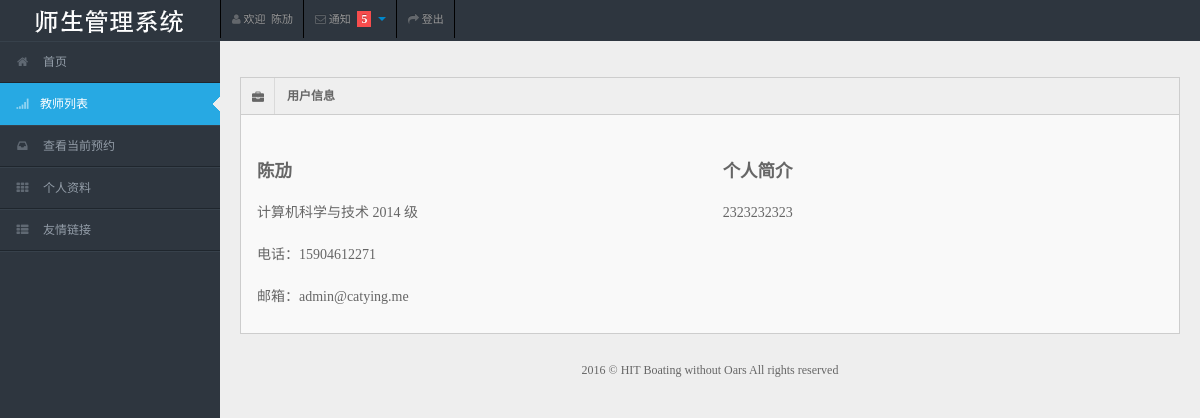
Page /appointment/detail/1 (signed in) on the earlier database version.
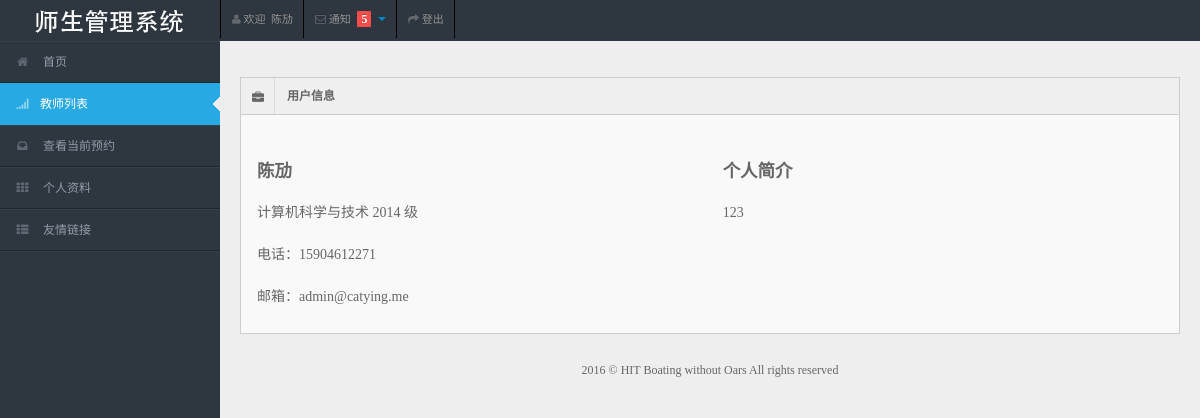
Same page on the later database version.
### authentication/models.py (models this page shows, shortened)
class MyUser(models.Model):
    user = models.OneToOneField(User)
    name = models.CharField(max_length=64)
    identity = models.IntegerField(default=1)

class StudentInfo(models.Model):
    student_id = models.CharField(max_length=16, blank=True)
    e_mail = models.EmailField(blank=True)
    cellphone = models.CharField(max_length=64, blank=True)
    cell_private = models.BooleanField(default=False, blank=True)
    college = models.CharField(max_length=64, blank=True)
    grade = models.IntegerField(blank=True, null=True)
    description = models.TextField(blank=True)
    myuser = models.OneToOneField(MyUser)

### appointment/views.py (the view)
# urls.py: url(r'^detail/(?P<pk>[0-9]+)', views.MyUserDetailView.as_view(), name='myuser-detail'),
class MyUserDetailView(LoginRequiredMixin, FrontMixin, DetailView):
    model = MyUser
    context_object_name = 'theuser'
    template_name = 'appointment/detail.html'
    login_url = reverse_lazy('login')
    def get_context_data(self, **kwargs):
        context = super(MyUserDetailView, self).get_context_data(**kwargs)
        context['active'] = 'list'
        return context

### authentication/mixin.py (called while the page is built)
    def get_context_data(self, **kwargs):
        context = super(AuthMixin, self).get_context_data(**kwargs)
        if self.request.user.is_authenticated():
            myuser = self.request.user.myuser
            context['myuser'] = myuser
        return context

### link/mixin.py (called while the page is built)
    def get_context_data(self, **kwargs):
        context = super(LinkMixin, self).get_context_data(**kwargs)
        context['link_list'] = Link.objects.all()
        return context

### website/mixin.py (called while the page is built)
    def get_context_data(self, **kwargs):
        return super(FrontMixin, self).get_context_data(**kwargs)

### templates/appointment/detail.html (shortened to what this page needs)
{% extends 'website/base.html' %}
{% load staticfiles %}
{% block content %}
    <div class="container-fluid">
        <div class="row-fluid">
            <div class="span12">
                <div class="widget-box">
                    <div class="widget-title"><span class="icon"> <i class="icon-briefcase"></i> </span>
                        <h5>用户信息</h5>
                    </div>
                    {% if theuser.identity == 1 %}
                        <div class="widget-content">
                            <div class="row-fluid">
                                <div class="span6">
                                    <table class="">
                                        <tbody>
                                        <tr>
                                            <td><h4>{{ theuser.name }}</h4></td>
                                        </tr>
                                        <tr>
                                            <td>
                                                <h5 style="font-weight: 400;">{{ theuser.studentinfo.college }}&nbsp;{{ theuser.studentinfo.grade }}
                                                    级</h5></td>
                                        </tr>
                                        <tr>
                                            <td><h5 style="font-weight: 400;">
                                                电话：{{ theuser.studentinfo.cellphone }}</h5>
                                            </td>
                                        </tr>
                                        <tr>
                                            <td><h5 style="font-weight: 400;">邮箱：{{ theuser.studentinfo.e_mail }}</h5>
                                            </td>
                                        </tr>
                                        </tbody>
                                    </table>
                                </div>
                                <div class="span6">
                                    <table class="">
                                        <tbody>
                                        <tr>
                                            <td><h4>个人简介</h4></td>
                                        </tr>
                                        <tr>
                                            <td><h5 style="font-weight: 400;">{{ theuser.studentinfo.description }}</h5>
                                            </td>
                                        </tr>
                                        </tbody>
                                    </table>
                                </div>
                            </div>
                        </div>
                    {% endif %}
                </div>
            </div>
        </div>
    </div>
{% endblock %}

### templates/website/base.html (shortened to what this page needs)
{% load staticfiles %}
<!DOCTYPE html>
<html lang="zh-CN">
<head>
    <link rel="stylesheet" href="{% static 'css/bootstrap.min.css' %}"/>
    <link rel="stylesheet" href="{% static 'css/bootstrap-responsive.min.css' %}"/>
    <link rel="stylesheet" href="{% static 'css/fullcalendar.css' %}"/>
    <link rel="stylesheet" href="{% static 'css/matrix-style.css' %}"/>
    <link rel="stylesheet" href="{% static 'css/matrix-media.css' %}"/>
    <link href="{% static 'font-awesome/css/font-awesome.css' %}" rel="stylesheet"/>
    <link rel="stylesheet" href="{% static 'css/jquery.gritter.css' %}"/>
    <link href="{% static 'css/google.css' %}" rel='stylesheet' type='text/css'>
</head>
<body>
<div id="header">
    <h1><a href="#" style="background: url({% static 'img/logo.png' %}) no-repeat scroll 0 0 transparent;">教师管理系统</a>
    </h1>
</div>
<div id="user-nav" class="navbar navbar-inverse">
    <ul class="nav">
        <li class="" id="profile-messages"><a title="" href="{% url 'detail' %}"><i
                class="icon icon-user"></i> <span class="text">欢迎 &nbsp;{{ myuser.name }}</span></a>
        </li>
        <li class="" id="menu-messages"><a href="#" data-toggle="dropdown" data-target="#menu-messages"
                                           class="dropdown-toggle"><i class="icon icon-envelope"></i> <span
                class="text">通知</span> <span class="label label-important">5</span> <b class="caret"></b></a>
        </li>
        <li class=""><a href="{% url 'logout' %}"><i class="icon icon-share-alt"></i> <span
                class="text">登出</span></a>
        </li>
    </ul>
</div>
<div id="sidebar"><a href="#" class="visible-phone"> Dashboard</a>
    <ul>
        <li id="index"><a href="{% url 'index' %}"><i class="icon icon-home"></i> <span>首页</span></a></li>
        <li id="list"><a href="{% url 'list' %}"><i class="icon icon-signal"></i><span>教师列表</span></a></li>
        <li id="history"><a href=""><i class="icon icon-inbox"></i> <span>查看当前预约</span></a></li>
        <li id="detail"><a href="{% url 'detail' %}"><i class="icon icon-th"></i> <span>个人资料</span></a></li>
        <li class="submenu"><a href="#"><i class="icon icon-th-list"></i> <span>友情链接</span></a>
        </li>
    </ul>
</div>
<div id="content">
    {% block content %}
    {% endblock %}
    <div class="row-fluid">
        <div id="footer" class="span12"> 2016 &copy; HIT Boating without Oars All rights reserved</div>
    </div>
</div>
</body>
</html>

Differences in the rows shown:
changed through a linked row, MyUser "陈劢": studentinfo.description "2323232323" → "123"
